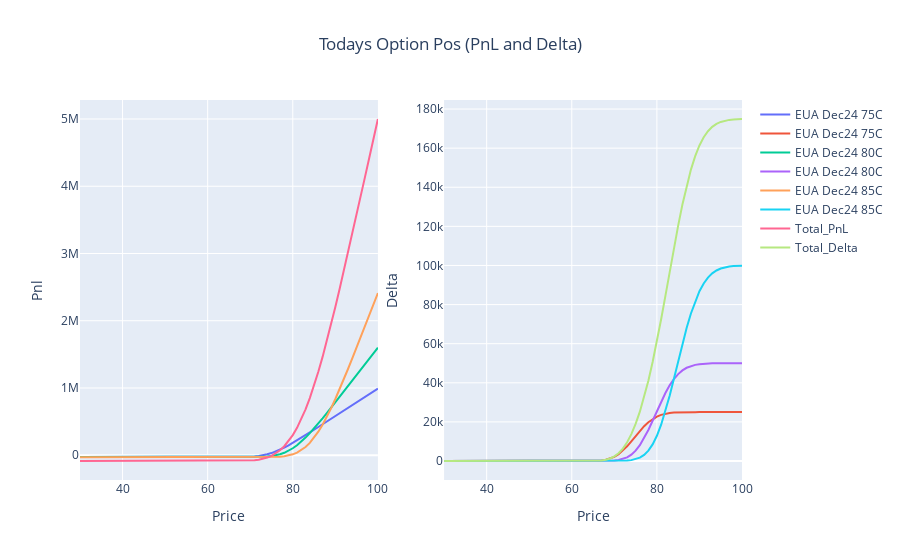

The code cell stored with this chart in its notebook:
### Markdown cell above
## End of Year

### Code cell
pnl_delta_plot(end_of_year)
